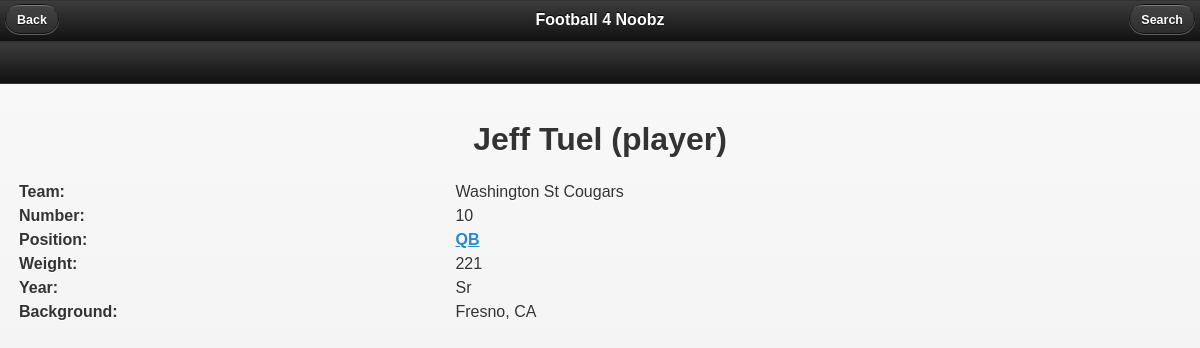
/secondary/term.php?termIds=302&gameId=2&week=9, run on the app's committed database.
### tables this page shows
CREATE TABLE Term
(
	id integer PRIMARY KEY,
	name varchar(100),
	type varchar(100),
	description text,
	filename text
);

CREATE TABLE Team
(
	id integer PRIMARY KEY,
	name varchar(100)
);

CREATE TABLE Player
(
	name varchar(100) PRIMARY KEY,
	teamId integer,
	number integer,
	position varchar(10),
	weight integer,
	year varchar(10),
	background text
);

### secondary/dbfuncs.php (called while the page is built, shortened)
<?php
	function executeQuery($db, $query)
	{
		$return_value = array();
		try
		{
			$stmt = $db->prepare($query);
			$stmt->execute();
			$result = $stmt->fetch(PDO::FETCH_ASSOC);
			while($result !== false)
			{
				array_push($return_value, $result);
				$result = $stmt->fetch(PDO::FETCH_ASSOC);
			}
			return $return_value;
		}
		catch (PDOException $e)
		{
			print $e->getMessage();
		}
		return false;
	}
?>

### secondary/termcontent.php (the view, shortened to what this page needs)
<?php
	include_once ("./dbfuncs.php");
	include_once ("./funcs.php");
	$multipleIds = array();
	if ($termId != null)
	{
		array_push($multipleIds, $termId);
	}
?>
<div data-role="content">
	<center>
		<?php
			if (count($multipleIds) == 0)
			{
		?>
				<br>
				Sorry, no terms to display.
		<?
			}
			else foreach ($multipleIds as $termId)
			{
				$termResult = executeQuery($db,
					"select * from Term where id = '" . $termId . "';");
				if (count($termResult) > 0)
				{
					$term = $termResult[0];
			?>
					<h1><?= $term["name"] ?> (<?= $term["type"] ?>)</h1>
			<?php
					if ($term["type"] == "player")
					{
						$playerResult = executeQuery($db,
							"select * from Player where name = '" . $term["name"] . "';");
						$player = $playerResult[0];
						$teamResult = executeQuery($db,
							"select * from Team where id = " . $player["teamId"] . ";");
						$team = $teamResult[0];
			?>
						<table>
							<tr>
								<td><b>Team:</b></td>
								<td><?= $team["name"] ?></td>
							</tr>
							<tr>
								<td><b>Number:</b></td>
								<td><?= $player["number"] ?></td>
							</tr>
							<tr>
								<td><b>Position:</b></td>
								<td>
									<?= processDescription($db, $player["position"], $termIds, $gameId, $week) ?>
								</td>
							</tr>
							<tr>
								<td><b>Weight:</b></td>
								<td><?= $player["weight"] ?></td>
							</tr>
							<tr>
								<td><b>Year:</b></td>
								<td><?= $player["year"] ?></td>
							</tr>
							<tr>
								<td><b>Background:</b></td>
								<td><?= $player["background"] ?></td>
							</tr>
						</table>
			<?php
					}
				}
			}
		?>
	</center>
</div>

### secondary/funcs.php (shortened to what this page needs)
<?php
	function getTerm($db, $term)
	{
		return executeQuery($db, "select distinct id from (select id from Term where name like \"" . $term
			. "\" union all select termId as id from Alias where alias like \""
			. $term . "\");");
	}
	function processDescription($db, $description, $termIds, $gameId, $week)
	{
		$descArray = explode(" ", $description);
		$newDesc = implode("/", $descArray);
		$descArray = explode("/", $newDesc);
		$index = 0;
		while (true)
		{
			$check = $descArray[$index] . " " . $descArray[$index + 1];
			$check = preg_replace("/[^-A-Za-z0-9 ]/", '', $check);
			$checkResult = getTerm($db, $check);
			if (count($checkResult) != 0)
			{
				$term = $checkResult[0];
				$typeResult = executeQuery($db,
					"select type from Term where id=" . $term["id"] . ";");
				$type = $typeResult[0];
				if ($type["type"] == "player")
				{
					$style = "color: red;";
				}
				else
				{
					$style = "";
				}
				if ($termIds == null)
				{
					$termIds = array();
				}
				$newTermIds = $termIds;
				array_push($newTermIds, $term["id"]);
				$descArray[$index] = "<a style='" . $style . "' href='term.php?termIds="
					. implode(",", $newTermIds)
					. "&gameId=" . $gameId . "&week=" . $week . "'>" . $descArray[$index];
				$descArray[$index + 1] = $descArray[$index + 1] . "</a>";
				$index += 2;
			}
			else
			{
				$index++;
			}
			if ($index >= count($descArray) - 1)
				break;
		}
		$index = 0;
		while (true)
		{
			$check = $descArray[$index];
			$check = preg_replace("/[^-A-Za-z0-9 ]/", '', $check);
			$checkResult = getTerm($db, $check);
			if (count($checkResult) != 0)
			{
				$term = $checkResult[0];
				$newTermIds = $termIds;
				array_push($newTermIds, $term["id"]);
				$descArray[$index] = "<a href='term.php?termIds=" . implode(",", $newTermIds)
					. "&gameId=" . $gameId . "&week=" . $week . "'>" . $descArray[$index]
					. "</a>";
			}
			$index++;
			if ($index >= count($descArray))
				break;
		}
		return implode (" ", $descArray);
	}
?>

### secondary/style.css (style rules this page uses)
table { width: 100%; }
td, th { margin: 0px; padding: 2px; }

### data on the page
term: name "Jeff Tuel", type "player"
team: name "Washington St Cougars"
player: number "10", position "QB", weight "221", year "Sr", background "Fresno, CA"
